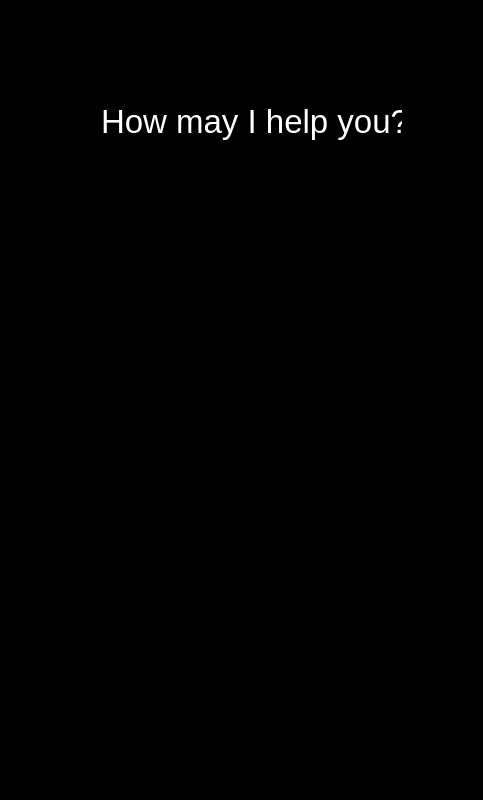
<?xml version="1.0" encoding="UTF-8"?>
<ui version="4.0">
 <class>AI</class>
 <widget class="QWidget" name="AI">
  <property name="geometry">
   <rect>
    <x>0</x>
    <y>0</y>
    <width>483</width>
    <height>800</height>
   </rect>
  </property>
  <property name="windowTitle">
   <string/>
  </property>
  <property name="styleSheet">
   <string notr="true">background-color: rgb(0, 0, 0);</string>
  </property>
  <layout class="QGridLayout" name="gridLayout_2">
   <item row="0" column="0">
    <widget class="QFrame" name="HomePage">
     <property name="frameShape">
      <enum>QFrame::StyledPanel</enum>
     </property>
     <property name="frameShadow">
      <enum>QFrame::Raised</enum>
     </property>
     <widget class="QLabel" name="label">
      <property name="geometry">
       <rect>
        <x>90</x>
        <y>90</y>
        <width>301</width>
        <height>41</height>
       </rect>
      </property>
      <property name="font">
       <font>
        <pointsize>25</pointsize>
       </font>
      </property>
      <property name="styleSheet">
       <string notr="true">color: rgb(255, 255, 255);
background-color: transparent;</string>
      </property>
      <property name="text">
       <string>How may I help you?</string>
      </property>
     </widget>
     <widget class="QLabel" name="Blur2">
      <property name="geometry">
       <rect>
        <x>120</x>
        <y>240</y>
        <width>231</width>
        <height>231</height>
       </rect>
      </property>
      <property name="styleSheet">
       <string notr="true">image: url(/root/PycharmProjects/AI/Hologram Image/Blur 2 Transparent.png);
background-color: transparent;</string>
      </property>
      <property name="text">
       <string/>
      </property>
     </widget>
     <widget class="QLabel" name="Blur1">
      <property name="geometry">
       <rect>
        <x>120</x>
        <y>240</y>
        <width>231</width>
        <height>231</height>
       </rect>
      </property>
      <property name="styleSheet">
       <string notr="true">image: url(/root/PycharmProjects/AI/Hologram Image/Blur 1 Transparent.png);
background-color: transparent;</string>
      </property>
      <property name="text">
       <string/>
      </property>
     </widget>
     <widget class="QLabel" name="Original">
      <property name="geometry">
       <rect>
        <x>120</x>
        <y>240</y>
        <width>231</width>
        <height>231</height>
       </rect>
      </property>
      <property name="styleSheet">
       <string notr="true">image: url(/root/PycharmProjects/AI/Hologram Image/Original Transparent.png);
background-color: transparent;</string>
      </property>
      <property name="text">
       <string/>
      </property>
     </widget>
     <widget class="QLabel" name="HologramLight">
      <property name="geometry">
       <rect>
        <x>0</x>
        <y>760</y>
        <width>471</width>
        <height>31</height>
       </rect>
      </property>
      <property name="styleSheet">
       <string notr="true">image: url(/root/PycharmProjects/AI/Hologram Image/Light Transperant.png);
background-color: transparent;</string>
      </property>
      <property name="text">
       <string/>
      </property>
     </widget>
    </widget>
   </item>
  </layout>
 </widget>
 <resources/>
 <connections/>
</ui>
